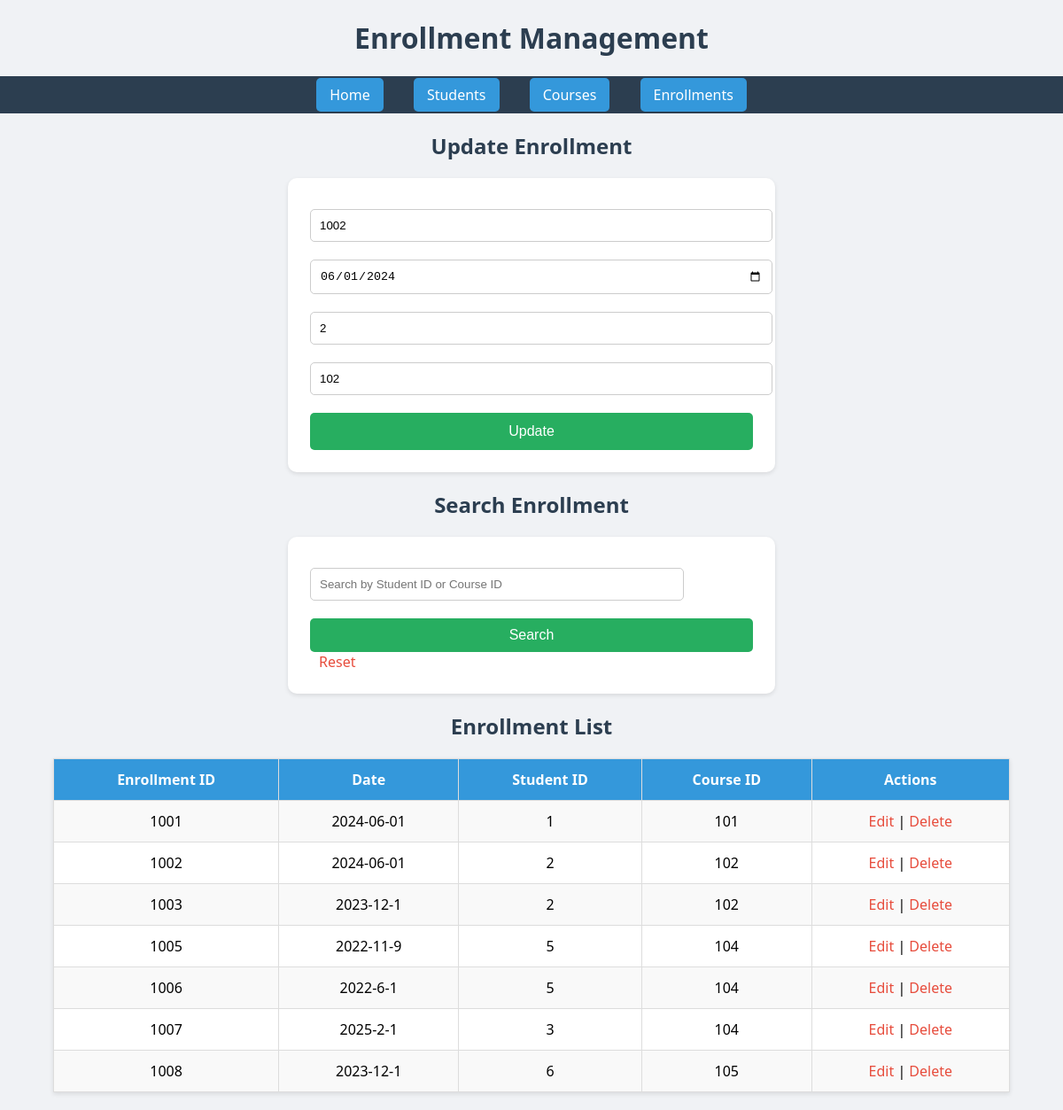
The page /enrollment.php?edit=1002 on the database its author committed.
### tables this page shows
CREATE TABLE `enrollment` (
  `ENROLLMENTID` int(11) NOT NULL,
  `ENROLLMENT_DATE` varchar(255) DEFAULT NULL,
  `STUDENTID` int(11) DEFAULT NULL,
  `COURSEID` int(11) DEFAULT NULL
);

### enrollment.php (the view, shortened to what this page needs)
<?php
include 'db.php';
$update = false;
$enrollment_id = "";
$enrollment_date = "";
$student_id = "";
$course_id = "";
if (isset($_GET['edit'])) {
    $enrollment_id = $_GET['edit'];
    $update = true;
    $result = $conn->query("SELECT * FROM ENROLLMENT WHERE ENROLLMENTID=$enrollment_id") or die($conn->error);
    if ($result->num_rows == 1) {
        $row = $result->fetch_assoc();
        $enrollment_id = $row['ENROLLMENTID'];
        $enrollment_date = $row['ENROLLMENT_DATE'];
        $student_id = $row['STUDENTID'];
        $course_id = $row['COURSEID'];
    }
}
?>
<!DOCTYPE html>
<html>
<head>
    <link rel="stylesheet" href="style.css">
</head>
<body>
<h1>Enrollment Management</h1>
<nav>
    <a href="index.php">Home</a>
    <a href="student.php">Students</a>
    <a href="course.php">Courses</a>
    <a href="enrollment.php">Enrollments</a>
</nav>
<h2><?php echo $update ? "Update Enrollment" : "Add New Enrollment"; ?></h2>
<form method="post" action="enrollment.php">
    <input type="number" name="enrollment_id" placeholder="Enrollment ID" value="<?php echo $enrollment_id; ?>" required <?php if($update) echo "readonly"; ?>>
    <input type="date" name="enrollment_date" value="<?php echo $enrollment_date; ?>" required>
    <input type="number" name="student_id" placeholder="Student ID" value="<?php echo $student_id; ?>" required>
    <input type="number" name="course_id" placeholder="Course ID" value="<?php echo $course_id; ?>" required>
    <input type="submit" name="<?php echo $update ? "update" : "save"; ?>" value="<?php echo $update ? "Update" : "Save"; ?>">
</form>
<h2>Search Enrollment</h2>
<form method="get" action="enrollment.php" style="max-width: 500px; margin: 20px auto;">
    <input type="text" name="search" placeholder="Search by Student ID or Course ID" style="width: 80%; padding: 10px;">
    <input type="submit" value="Search" style="padding: 10px;">
    <a href="enrollment.php" style="margin-left: 10px; text-decoration: none;">Reset</a>
</form>
<h2>Enrollment List</h2>
<table>
    <tr>
        <th>Enrollment ID</th>
        <th>Date</th>
        <th>Student ID</th>
        <th>Course ID</th>
        <th>Actions</th>
    </tr>
    <?php
    if (isset($_GET['search'])) {
        $search = $conn->real_escape_string($_GET['search']);
        $result = $conn->query("SELECT * FROM ENROLLMENT WHERE STUDENTID LIKE '%$search%' OR COURSEID LIKE '%$search%'") or die($conn->error);
    } else {
        $result = $conn->query("SELECT * FROM ENROLLMENT") or die($conn->error);
    }
    while ($row = $result->fetch_assoc()):
    ?>
    <tr>
        <td><?php echo $row['ENROLLMENTID']; ?></td>
        <td><?php echo $row['ENROLLMENT_DATE']; ?></td>
        <td><?php echo $row['STUDENTID']; ?></td>
        <td><?php echo $row['COURSEID']; ?></td>
        <td>
            <a href="enrollment.php?edit=<?php echo $row['ENROLLMENTID']; ?>">Edit</a> |
            <a href="enrollment.php?delete=<?php echo $row['ENROLLMENTID']; ?>" onclick="return confirm('Are you sure?')">Delete</a>
        </td>
    </tr>
    <?php endwhile; ?>
</table>
</body>
</html>

### style.css (style rules this page uses)
body { font-family: 'Segoe UI', Tahoma, Geneva, Verdana, sans-serif; background-color: #f0f2f5; margin: 0; padding: 0; }
h1, h2 { text-align: center; color: #2c3e50; }
nav { background-color: #2c3e50; padding: 10px 20px; text-align: center; }
nav a { color: white; text-decoration: none; margin: 0 15px; font-size: 16px; padding: 8px 15px; background-color: #3498db; border-radius: 5px; transition: background 0.3s ease; }
form { max-width: 500px; margin: 20px auto; background: #fff; padding: 25px; border-radius: 10px; box-shadow: 0px 2px 5px rgba(0,0,0,0.1); }
form input[type="text"], form input[type="email"], form input[type="number"], form input[type="date"], form select { width: 100%; padding: 10px; margin: 10px 0; border-radius: 5px; border: 1px solid #ccc; }
form input[type="submit"] { width: 100%; padding: 12px; background-color: #27ae60; border: none; color: white; font-size: 16px; border-radius: 5px; cursor: pointer; margin-top: 10px; }
table { width: 90%; margin: 20px auto; border-collapse: collapse; background: white; box-shadow: 0px 2px 5px rgba(0,0,0,0.1); }
table, th, td { border: 1px solid #ddd; }
th, td { padding: 12px; text-align: center; }
th { background-color: #3498db; color: white; }
tr:nth-child(even) { background-color: #f9f9f9; }
a { color: #e74c3c; text-decoration: none; }

### rows shown on the page
enrollment: enrollment_id "1002", enrollment_date "06/01/2024", student_id "2", course_id "102", ENROLLMENTID "1002", ENROLLMENT_DATE "2024-06-01", STUDENTID "2", COURSEID "102"
enrollment: ENROLLMENTID "1001", ENROLLMENT_DATE "2024-06-01", STUDENTID "1", COURSEID "101"
enrollment: ENROLLMENTID "1003", ENROLLMENT_DATE "2023-12-1", STUDENTID "2", COURSEID "102"
enrollment: ENROLLMENTID "1005", ENROLLMENT_DATE "2022-11-9", STUDENTID "5", COURSEID "104"
enrollment: ENROLLMENTID "1006", ENROLLMENT_DATE "2022-6-1", STUDENTID "5", COURSEID "104"
enrollment: ENROLLMENTID "1007", ENROLLMENT_DATE "2025-2-1", STUDENTID "3", COURSEID "104"
enrollment: ENROLLMENTID "1008", ENROLLMENT_DATE "2023-12-1", STUDENTID "6", COURSEID "105"
